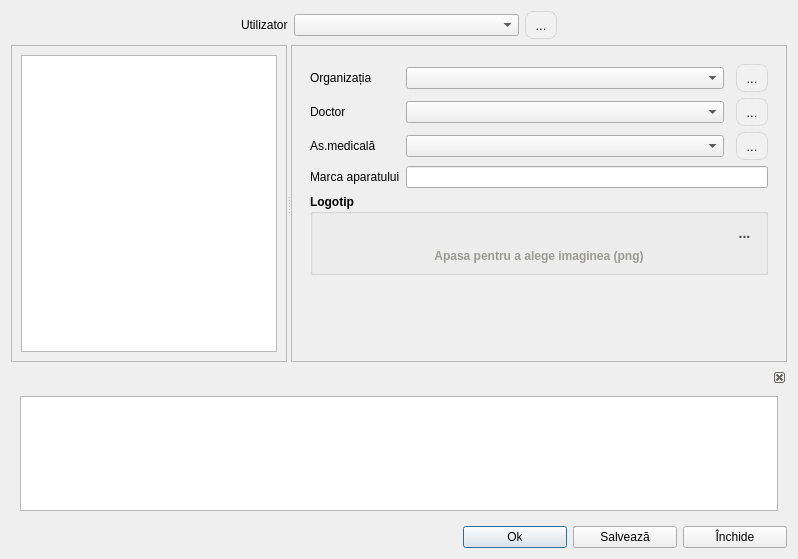
<?xml version="1.0" encoding="UTF-8"?>
<ui version="4.0">
 <class>UserPreferences</class>
 <widget class="QDialog" name="UserPreferences">
  <property name="geometry">
   <rect>
    <x>0</x>
    <y>0</y>
    <width>798</width>
    <height>559</height>
   </rect>
  </property>
  <property name="font">
   <font>
    <family>Segoe UI</family>
   </font>
  </property>
  <property name="windowTitle">
   <string>Dialog</string>
  </property>
  <layout class="QGridLayout" name="gridLayout">
   <item row="2" column="0" colspan="5">
    <widget class="QDockWidget" name="dockWidget">
     <property name="sizePolicy">
      <sizepolicy hsizetype="Expanding" vsizetype="Fixed">
       <horstretch>0</horstretch>
       <verstretch>0</verstretch>
      </sizepolicy>
     </property>
     <property name="minimumSize">
      <size>
       <width>200</width>
       <height>140</height>
      </size>
     </property>
     <property name="features">
      <set>QDockWidget::DockWidgetFeature::DockWidgetClosable</set>
     </property>
     <widget class="QWidget" name="dockWidgetContents">
      <layout class="QGridLayout" name="gridLayout_11">
       <item row="0" column="0" colspan="2">
        <widget class="QTextBrowser" name="textBrowser">
         <property name="sizePolicy">
          <sizepolicy hsizetype="Expanding" vsizetype="Fixed">
           <horstretch>0</horstretch>
           <verstretch>0</verstretch>
          </sizepolicy>
         </property>
         <property name="minimumSize">
          <size>
           <width>0</width>
           <height>70</height>
          </size>
         </property>
        </widget>
       </item>
      </layout>
     </widget>
    </widget>
   </item>
   <item row="0" column="4">
    <spacer name="horizontalSpacer_2">
     <property name="orientation">
      <enum>Qt::Orientation::Horizontal</enum>
     </property>
     <property name="sizeHint" stdset="0">
      <size>
       <width>40</width>
       <height>20</height>
      </size>
     </property>
    </spacer>
   </item>
   <item row="1" column="0" colspan="5">
    <widget class="QSplitter" name="splitter">
     <property name="sizePolicy">
      <sizepolicy hsizetype="Expanding" vsizetype="Expanding">
       <horstretch>0</horstretch>
       <verstretch>0</verstretch>
      </sizepolicy>
     </property>
     <property name="orientation">
      <enum>Qt::Orientation::Horizontal</enum>
     </property>
     <widget class="QFrame" name="frame">
      <property name="sizePolicy">
       <sizepolicy hsizetype="Preferred" vsizetype="Expanding">
        <horstretch>0</horstretch>
        <verstretch>0</verstretch>
       </sizepolicy>
      </property>
      <property name="frameShape">
       <enum>QFrame::Shape::StyledPanel</enum>
      </property>
      <property name="frameShadow">
       <enum>QFrame::Shadow::Raised</enum>
      </property>
      <layout class="QGridLayout" name="gridLayout_3">
       <item row="0" column="0">
        <widget class="QListWidget" name="listWidget">
         <property name="sizePolicy">
          <sizepolicy hsizetype="Expanding" vsizetype="Expanding">
           <horstretch>0</horstretch>
           <verstretch>0</verstretch>
          </sizepolicy>
         </property>
        </widget>
       </item>
      </layout>
     </widget>
     <widget class="QFrame" name="frame_2">
      <property name="sizePolicy">
       <sizepolicy hsizetype="Expanding" vsizetype="Expanding">
        <horstretch>0</horstretch>
        <verstretch>0</verstretch>
       </sizepolicy>
      </property>
      <property name="frameShape">
       <enum>QFrame::Shape::StyledPanel</enum>
      </property>
      <property name="frameShadow">
       <enum>QFrame::Shadow::Raised</enum>
      </property>
      <layout class="QGridLayout" name="gridLayout_2">
       <item row="0" column="0">
        <widget class="QStackedWidget" name="stackedWidget">
         <property name="sizePolicy">
          <sizepolicy hsizetype="Expanding" vsizetype="Expanding">
           <horstretch>0</horstretch>
           <verstretch>0</verstretch>
          </sizepolicy>
         </property>
         <property name="currentIndex">
          <number>0</number>
         </property>
         <widget class="QWidget" name="pageSettingsGeneral">
          <layout class="QGridLayout" name="gridLayout_4">
           <item row="0" column="1">
            <widget class="QComboBox" name="comboOrganizations">
             <property name="sizePolicy">
              <sizepolicy hsizetype="Expanding" vsizetype="Fixed">
               <horstretch>0</horstretch>
               <verstretch>0</verstretch>
              </sizepolicy>
             </property>
            </widget>
           </item>
           <item row="3" column="0">
            <widget class="QLabel" name="label_5">
             <property name="text">
              <string>Marca aparatului</string>
             </property>
            </widget>
           </item>
           <item row="5" column="1">
            <spacer name="verticalSpacer">
             <property name="orientation">
              <enum>Qt::Orientation::Vertical</enum>
             </property>
             <property name="sizeType">
              <enum>QSizePolicy::Policy::Expanding</enum>
             </property>
             <property name="sizeHint" stdset="0">
              <size>
               <width>20</width>
               <height>19</height>
              </size>
             </property>
            </spacer>
           </item>
           <item row="2" column="1">
            <widget class="QComboBox" name="comboNurses">
             <property name="sizePolicy">
              <sizepolicy hsizetype="Expanding" vsizetype="Fixed">
               <horstretch>0</horstretch>
               <verstretch>0</verstretch>
              </sizepolicy>
             </property>
            </widget>
           </item>
           <item row="2" column="3">
            <widget class="QToolButton" name="btnOpenNurses">
             <property name="styleSheet">
              <string notr="true">QToolButton
{
    border: 1px solid rgba(0, 0, 0, 0.1);
    border-radius: 8px;
    background-color: #f1f1f1;
    color: #000000;
    font-size: 13px;
    padding: 4px 4px;
}
QToolButton:hover
{
    background-color: #e0e0e0;
}
QToolButton:pressed
{
    background-color: #d0d0d0;
}</string>
             </property>
             <property name="text">
              <string>...</string>
             </property>
             <property name="icon">
              <iconset resource="../../resources/resource.qrc">
               <normaloff>:/img/catalogs/open_catalog.png</normaloff>:/img/catalogs/open_catalog.png</iconset>
             </property>
            </widget>
           </item>
           <item row="1" column="3">
            <widget class="QToolButton" name="btnOpenDoctors">
             <property name="styleSheet">
              <string notr="true">QToolButton
{
    border: 1px solid rgba(0, 0, 0, 0.1);
    border-radius: 8px;
    background-color: #f1f1f1;
    color: #000000;
    font-size: 13px;
    padding: 4px 4px;
}
QToolButton:hover
{
    background-color: #e0e0e0;
}
QToolButton:pressed
{
    background-color: #d0d0d0;
}</string>
             </property>
             <property name="text">
              <string>...</string>
             </property>
             <property name="icon">
              <iconset resource="../../resources/resource.qrc">
               <normaloff>:/img/catalogs/open_catalog.png</normaloff>:/img/catalogs/open_catalog.png</iconset>
             </property>
            </widget>
           </item>
           <item row="2" column="0">
            <widget class="QLabel" name="label_4">
             <property name="text">
              <string>As.medicală</string>
             </property>
            </widget>
           </item>
           <item row="1" column="1">
            <widget class="QComboBox" name="comboDoctors">
             <property name="sizePolicy">
              <sizepolicy hsizetype="Expanding" vsizetype="Fixed">
               <horstretch>0</horstretch>
               <verstretch>0</verstretch>
              </sizepolicy>
             </property>
            </widget>
           </item>
           <item row="0" column="3">
            <widget class="QToolButton" name="btnOpenOrganizations">
             <property name="styleSheet">
              <string notr="true">QToolButton
{
    border: 1px solid rgba(0, 0, 0, 0.1);
    border-radius: 8px;
    background-color: #f1f1f1;
    color: #000000;
    font-size: 13px;
    padding: 4px 4px;
}
QToolButton:hover
{
    background-color: #e0e0e0;
}
QToolButton:pressed
{
    background-color: #d0d0d0;
}</string>
             </property>
             <property name="text">
              <string>...</string>
             </property>
             <property name="icon">
              <iconset resource="../../resources/resource.qrc">
               <normaloff>:/img/catalogs/open_catalog.png</normaloff>:/img/catalogs/open_catalog.png</iconset>
             </property>
            </widget>
           </item>
           <item row="0" column="0">
            <widget class="QLabel" name="label_2">
             <property name="text">
              <string>Organizația</string>
             </property>
            </widget>
           </item>
           <item row="1" column="0">
            <widget class="QLabel" name="label_3">
             <property name="text">
              <string>Doctor</string>
             </property>
            </widget>
           </item>
           <item row="4" column="0" colspan="4">
            <widget class="QGroupBox" name="groupBox">
             <property name="sizePolicy">
              <sizepolicy hsizetype="Expanding" vsizetype="Expanding">
               <horstretch>0</horstretch>
               <verstretch>0</verstretch>
              </sizepolicy>
             </property>
             <property name="font">
              <font>
               <family>Segoe UI</family>
               <bold>true</bold>
              </font>
             </property>
             <property name="title">
              <string>Logotip</string>
             </property>
             <layout class="QGridLayout" name="gridLayout_5">
              <item row="1" column="0" colspan="2">
               <widget class="QLabel" name="image_logo">
                <property name="font">
                 <font>
                  <family>Segoe UI</family>
                  <bold>true</bold>
                 </font>
                </property>
                <property name="layoutDirection">
                 <enum>Qt::LayoutDirection::LeftToRight</enum>
                </property>
                <property name="styleSheet">
                 <string notr="true">color: rgb(154, 153, 150)</string>
                </property>
                <property name="text">
                 <string>Apasa pentru a alege imaginea (png)</string>
                </property>
                <property name="alignment">
                 <set>Qt::AlignmentFlag::AlignCenter</set>
                </property>
               </widget>
              </item>
              <item row="0" column="1">
               <widget class="QToolButton" name="btnClearLogo">
                <property name="styleSheet">
                 <string notr="true">QToolButton {
    border: none;
    background-color: transparent;
    color: #4a4a4a;
    font-size: 14px;
}
QToolButton:hover {
    background-color: #f0f0f0;
    color: #000000;
}
QToolButton:pressed {
    background-color: #dcdcdc;
}</string>
                </property>
                <property name="text">
                 <string>...</string>
                </property>
                <property name="icon">
                 <iconset resource="../../resources/resource.qrc">
                  <normaloff>:/img/oxygen/application-exit.png</normaloff>:/img/oxygen/application-exit.png</iconset>
                </property>
               </widget>
              </item>
              <item row="0" column="0">
               <spacer name="spacer_logo">
                <property name="orientation">
                 <enum>Qt::Orientation::Horizontal</enum>
                </property>
                <property name="sizeHint" stdset="0">
                 <size>
                  <width>40</width>
                  <height>20</height>
                 </size>
                </property>
               </spacer>
              </item>
             </layout>
            </widget>
           </item>
           <item row="3" column="1" colspan="3">
            <widget class="QLineEdit" name="brandUSG"/>
           </item>
          </layout>
         </widget>
         <widget class="QWidget" name="pageLaunchingApp">
          <layout class="QGridLayout" name="gridLayout_6">
           <item row="1" column="0">
            <widget class="QGroupBox" name="groupBox_3">
             <property name="font">
              <font>
               <family>Segoe UI</family>
               <bold>true</bold>
              </font>
             </property>
             <property name="title">
              <string>Închiderea aplicației</string>
             </property>
             <layout class="QGridLayout" name="gridLayout_7">
              <item row="1" column="0">
               <widget class="QCheckBox" name="check_showQuestionClosingApp">
                <property name="sizePolicy">
                 <sizepolicy hsizetype="Expanding" vsizetype="Fixed">
                  <horstretch>0</horstretch>
                  <verstretch>0</verstretch>
                 </sizepolicy>
                </property>
                <property name="font">
                 <font>
                  <family>Segoe UI</family>
                  <bold>false</bold>
                 </font>
                </property>
                <property name="text">
                 <string>Interogarea la închiderea aplicației</string>
                </property>
               </widget>
              </item>
              <item row="2" column="0">
               <widget class="QCheckBox" name="check_databasesArchiving">
                <property name="font">
                 <font>
                  <family>Segoe UI</family>
                  <bold>false</bold>
                 </font>
                </property>
                <property name="text">
                 <string>Arhivarea automată a bazelor de date (numai pentru .sqlite)</string>
                </property>
               </widget>
              </item>
              <item row="0" column="0">
               <widget class="QCheckBox" name="minimizeAppToTray">
                <property name="font">
                 <font>
                  <family>Segoe UI</family>
                  <bold>false</bold>
                 </font>
                </property>
                <property name="text">
                 <string>Minimizarea în tray la închiderea aplicației</string>
                </property>
               </widget>
              </item>
             </layout>
            </widget>
           </item>
           <item row="0" column="0">
            <widget class="QGroupBox" name="groupBox_2">
             <property name="font">
              <font>
               <family>Segoe UI</family>
               <bold>true</bold>
              </font>
             </property>
             <property name="title">
              <string>Lansarea aplicației</string>
             </property>
             <layout class="QGridLayout" name="gridLayout_8">
              <item row="0" column="0">
               <widget class="QCheckBox" name="check_newVersion">
                <property name="sizePolicy">
                 <sizepolicy hsizetype="Expanding" vsizetype="Fixed">
                  <horstretch>0</horstretch>
                  <verstretch>0</verstretch>
                 </sizepolicy>
                </property>
                <property name="font">
                 <font>
                  <family>Segoe UI</family>
                  <bold>false</bold>
                 </font>
                </property>
                <property name="toolTip">
                 <string>&lt;html&gt;&lt;head/&gt;&lt;body&gt;&lt;p&gt;La lansarea aplicației se verifică automat versiunea nouă a aplicației. În caz dacă este, se informează utilizatorul.&lt;/p&gt;&lt;/body&gt;&lt;/html&gt;</string>
                </property>
                <property name="text">
                 <string>Verificarea automată a versiunei noi a aplicației</string>
                </property>
               </widget>
              </item>
              <item row="1" column="0">
               <widget class="QCheckBox" name="check_showUserManual">
                <property name="font">
                 <font>
                  <family>Segoe UI</family>
                  <bold>false</bold>
                 </font>
                </property>
                <property name="text">
                 <string>Prezentarea automată a manualului online</string>
                </property>
               </widget>
              </item>
              <item row="2" column="0">
               <widget class="QCheckBox" name="showAsistantHelper">
                <property name="font">
                 <font>
                  <family>Segoe UI</family>
                  <bold>false</bold>
                 </font>
                </property>
                <property name="text">
                 <string>Prezentarea asistentului (helper)</string>
                </property>
               </widget>
              </item>
             </layout>
            </widget>
           </item>
           <item row="2" column="0">
            <spacer name="verticalSpacer_2">
             <property name="orientation">
              <enum>Qt::Orientation::Vertical</enum>
             </property>
             <property name="sizeHint" stdset="0">
              <size>
               <width>20</width>
               <height>125</height>
              </size>
             </property>
            </spacer>
           </item>
          </layout>
         </widget>
         <widget class="QWidget" name="pageDocumentSettings">
          <layout class="QGridLayout" name="gridLayout_9">
           <item row="0" column="0">
            <widget class="QGroupBox" name="groupBox_4">
             <property name="font">
              <font>
               <family>Segoe UI</family>
               <bold>true</bold>
              </font>
             </property>
             <property name="title">
              <string>Jurnalul / lista de documente</string>
             </property>
             <layout class="QGridLayout" name="gridLayout_10">
              <item row="0" column="0">
               <widget class="QLabel" name="label_6">
                <property name="font">
                 <font>
                  <family>Segoe UI</family>
                  <bold>false</bold>
                 </font>
                </property>
                <property name="text">
                 <string>&lt;html&gt;&lt;head/&gt;&lt;body&gt;&lt;p&gt;actualizarea automată a jurnalului / listei de documente (secunde)&lt;/p&gt;&lt;/body&gt;&lt;/html&gt;</string>
                </property>
                <property name="textFormat">
                 <enum>Qt::TextFormat::MarkdownText</enum>
                </property>
               </widget>
              </item>
              <item row="0" column="1">
               <widget class="QSpinBox" name="updateListDoc">
                <property name="sizePolicy">
                 <sizepolicy hsizetype="Maximum" vsizetype="Fixed">
                  <horstretch>0</horstretch>
                  <verstretch>0</verstretch>
                 </sizepolicy>
                </property>
                <property name="font">
                 <font>
                  <family>Segoe UI</family>
                  <bold>false</bold>
                 </font>
                </property>
               </widget>
              </item>
             </layout>
            </widget>
           </item>
           <item row="2" column="0">
            <widget class="QCheckBox" name="check_splitFullNamePatient">
             <property name="sizePolicy">
              <sizepolicy hsizetype="Expanding" vsizetype="Fixed">
               <horstretch>0</horstretch>
               <verstretch>0</verstretch>
              </sizepolicy>
             </property>
             <property name="toolTip">
              <string>&lt;html&gt;&lt;head/&gt;&lt;body&gt;&lt;p&gt;În timpul validării datelor pacientului se efectuiază divizarea &lt;span style=&quot; font-style:italic; text-decoration: underline;&quot;&gt;numelui&lt;/span&gt; și  &lt;span style=&quot; font-style:italic; text-decoration: underline;&quot;&gt;prenumelui&lt;/span&gt; pacientului cu prezentarea fereastrei informative.&lt;/p&gt;&lt;p&gt;Este valabil numai pentru documentul &lt;span style=&quot; font-weight:600; text-decoration: underline;&quot;&gt;”Comanda ecografică”&lt;/span&gt;.&lt;/p&gt;&lt;/body&gt;&lt;/html&gt;</string>
             </property>
             <property name="text">
              <string>prezentarea descifrării NPP pacientului</string>
             </property>
            </widget>
           </item>
           <item row="5" column="0">
            <spacer name="verticalSpacer_3">
             <property name="orientation">
              <enum>Qt::Orientation::Vertical</enum>
             </property>
             <property name="sizeHint" stdset="0">
              <size>
               <width>20</width>
               <height>197</height>
              </size>
             </property>
            </spacer>
           </item>
           <item row="3" column="0">
            <widget class="QCheckBox" name="check_showDesignerMenuPrint">
             <property name="sizePolicy">
              <sizepolicy hsizetype="Expanding" vsizetype="Fixed">
               <horstretch>0</horstretch>
               <verstretch>0</verstretch>
              </sizepolicy>
             </property>
             <property name="toolTip">
              <string>&lt;html&gt;&lt;head/&gt;&lt;body&gt;&lt;p&gt;La butonul de printare apare un submeniu cu lansarea &lt;span style=&quot; font-style:italic; text-decoration: underline;&quot;&gt;Designer (LimeReport)&lt;/span&gt; sau &lt;span style=&quot; font-style:italic; text-decoration: underline;&quot;&gt;Preview&lt;/span&gt; a documentului.&lt;/p&gt;&lt;/body&gt;&lt;/html&gt;</string>
             </property>
             <property name="text">
              <string>meniu de printare: Preview + Designer (LimeReport)</string>
             </property>
            </widget>
           </item>
           <item row="1" column="0">
            <widget class="QCheckBox" name="showDocumentsInSeparatWindow">
             <property name="toolTip">
              <string>&lt;html&gt;&lt;head/&gt;&lt;body&gt;&lt;p&gt;Dacă este bifată, documentele se deschid ca fereastra autonomă cu butoanele de minimizare, maximizarea și închidere a ferestrei. În bara de sarcini apare fereastra aplicației și aparte ferestra documentului.&lt;/p&gt;&lt;/body&gt;&lt;/html&gt;</string>
             </property>
             <property name="text">
              <string>deschiderea documentelor în fereastra aparte</string>
             </property>
            </widget>
           </item>
          </layout>
         </widget>
         <widget class="QWidget" name="pageMessage">
          <layout class="QGridLayout" name="gridLayout_13">
           <item row="0" column="0">
            <widget class="QTableWidget" name="tableWidget">
             <property name="rowCount">
              <number>2</number>
             </property>
             <property name="columnCount">
              <number>2</number>
             </property>
             <attribute name="horizontalHeaderCascadingSectionResizes">
              <bool>true</bool>
             </attribute>
             <attribute name="horizontalHeaderDefaultSectionSize">
              <number>100</number>
             </attribute>
             <attribute name="horizontalHeaderStretchLastSection">
              <bool>false</bool>
             </attribute>
             <attribute name="verticalHeaderDefaultSectionSize">
              <number>30</number>
             </attribute>
             <row/>
             <row/>
             <column>
              <property name="text">
               <string>Mesaje</string>
              </property>
             </column>
             <column>
              <property name="text">
               <string>Prezentare</string>
              </property>
             </column>
             <item row="0" column="0">
              <property name="text">
               <string>Informația despre fișiere video</string>
              </property>
             </item>
             <item row="0" column="1">
              <property name="text">
               <string/>
              </property>
              <property name="checkState">
               <enum>Unchecked</enum>
              </property>
             </item>
             <item row="1" column="0">
              <property name="text">
               <string>Informația despre tipuri de rapoarte</string>
              </property>
             </item>
             <item row="1" column="1">
              <property name="text">
               <string/>
              </property>
              <property name="checkState">
               <enum>Unchecked</enum>
              </property>
             </item>
            </widget>
           </item>
          </layout>
         </widget>
         <widget class="QWidget" name="notEditable">
          <layout class="QGridLayout" name="gridLayout_12">
           <item row="0" column="1">
            <widget class="QLineEdit" name="versionApp">
             <property name="enabled">
              <bool>true</bool>
             </property>
             <property name="sizePolicy">
              <sizepolicy hsizetype="Fixed" vsizetype="Fixed">
               <horstretch>0</horstretch>
               <verstretch>0</verstretch>
              </sizepolicy>
             </property>
             <property name="minimumSize">
              <size>
               <width>76</width>
               <height>0</height>
              </size>
             </property>
            </widget>
           </item>
           <item row="0" column="0">
            <widget class="QLabel" name="label_7">
             <property name="text">
              <string>Versiunea aplicației</string>
             </property>
            </widget>
           </item>
           <item row="0" column="2">
            <spacer name="horizontalSpacer_3">
             <property name="orientation">
              <enum>Qt::Orientation::Horizontal</enum>
             </property>
             <property name="sizeType">
              <enum>QSizePolicy::Policy::Expanding</enum>
             </property>
             <property name="sizeHint" stdset="0">
              <size>
               <width>239</width>
               <height>20</height>
              </size>
             </property>
            </spacer>
           </item>
           <item row="1" column="1">
            <spacer name="verticalSpacer_4">
             <property name="orientation">
              <enum>Qt::Orientation::Vertical</enum>
             </property>
             <property name="sizeHint" stdset="0">
              <size>
               <width>20</width>
               <height>40</height>
              </size>
             </property>
            </spacer>
           </item>
          </layout>
         </widget>
        </widget>
       </item>
      </layout>
     </widget>
    </widget>
   </item>
   <item row="0" column="1">
    <widget class="QLabel" name="label">
     <property name="text">
      <string>Utilizator</string>
     </property>
    </widget>
   </item>
   <item row="0" column="3">
    <widget class="QToolButton" name="btnOpenUsers">
     <property name="styleSheet">
      <string notr="true">QToolButton
{
    border: 1px solid rgba(0, 0, 0, 0.1);
    border-radius: 8px;
    background-color: #f1f1f1;
    color: #000000;
    font-size: 13px;
    padding: 4px 4px;
}
QToolButton:hover
{
    background-color: #e0e0e0;
}
QToolButton:pressed
{
    background-color: #d0d0d0;
}</string>
     </property>
     <property name="text">
      <string>...</string>
     </property>
     <property name="icon">
      <iconset resource="../../resources/resource.qrc">
       <normaloff>:/img/catalogs/open_catalog.png</normaloff>:/img/catalogs/open_catalog.png</iconset>
     </property>
    </widget>
   </item>
   <item row="0" column="0">
    <spacer name="horizontalSpacer">
     <property name="orientation">
      <enum>Qt::Orientation::Horizontal</enum>
     </property>
     <property name="sizeHint" stdset="0">
      <size>
       <width>40</width>
       <height>20</height>
      </size>
     </property>
    </spacer>
   </item>
   <item row="0" column="2">
    <widget class="QComboBox" name="comboUsers">
     <property name="sizePolicy">
      <sizepolicy hsizetype="Expanding" vsizetype="Fixed">
       <horstretch>0</horstretch>
       <verstretch>0</verstretch>
      </sizepolicy>
     </property>
    </widget>
   </item>
   <item row="3" column="0" colspan="5">
    <layout class="QHBoxLayout" name="horizontalLayout">
     <item>
      <spacer name="horizontalSpacer_4">
       <property name="orientation">
        <enum>Qt::Orientation::Horizontal</enum>
       </property>
       <property name="sizeHint" stdset="0">
        <size>
         <width>40</width>
         <height>20</height>
        </size>
       </property>
      </spacer>
     </item>
     <item>
      <widget class="QPushButton" name="btnOk">
       <property name="minimumSize">
        <size>
         <width>104</width>
         <height>0</height>
        </size>
       </property>
       <property name="text">
        <string>Ok</string>
       </property>
       <property name="icon">
        <iconset resource="../../resources/resource.qrc">
         <normaloff>:/img/btns/valide.png</normaloff>:/img/btns/valide.png</iconset>
       </property>
      </widget>
     </item>
     <item>
      <widget class="QPushButton" name="btnWrite">
       <property name="minimumSize">
        <size>
         <width>104</width>
         <height>0</height>
        </size>
       </property>
       <property name="text">
        <string>Salvează</string>
       </property>
       <property name="icon">
        <iconset resource="../../resources/resource.qrc">
         <normaloff>:/img/btns/save.png</normaloff>:/img/btns/save.png</iconset>
       </property>
      </widget>
     </item>
     <item>
      <widget class="QPushButton" name="btnClose">
       <property name="minimumSize">
        <size>
         <width>104</width>
         <height>0</height>
        </size>
       </property>
       <property name="text">
        <string>Închide</string>
       </property>
       <property name="icon">
        <iconset resource="../../resources/resource.qrc">
         <normaloff>:/img/btns/close.png</normaloff>:/img/btns/close.png</iconset>
       </property>
      </widget>
     </item>
    </layout>
   </item>
  </layout>
 </widget>
 <resources>
  <include location="../../resources/resource.qrc"/>
 </resources>
 <connections/>
</ui>
